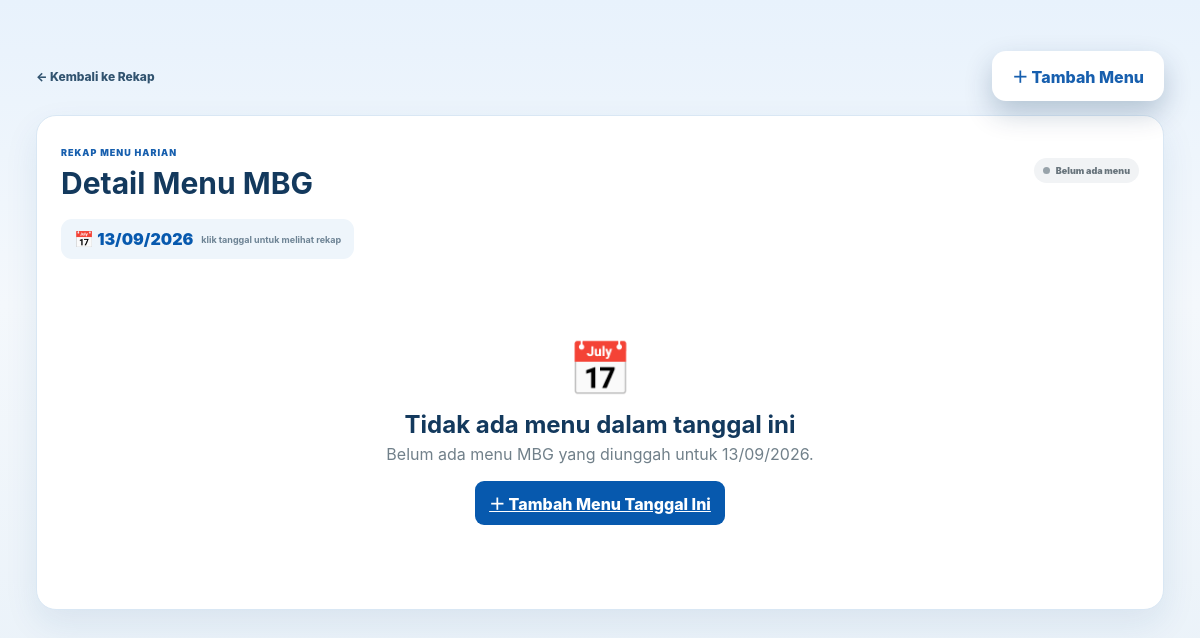
The page /admin/rekap/2026-09-13 (signed in) on the database as committed earlier.
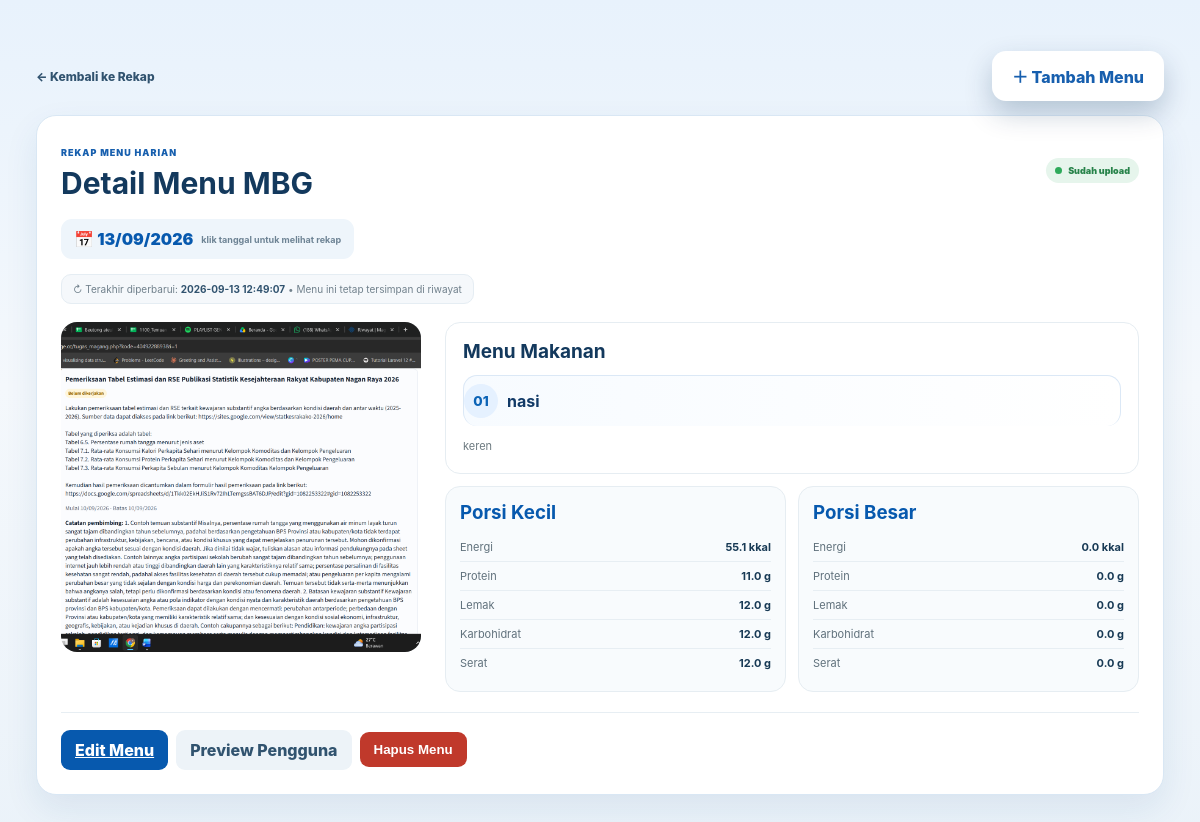
The same page on the database as committed later.
### tables this page shows
CREATE TABLE menu_mbg (
            id INTEGER PRIMARY KEY AUTOINCREMENT,
            tanggal TEXT UNIQUE NOT NULL,
            nama_menu TEXT NOT NULL,
            deskripsi TEXT,
            foto TEXT,
            energi_kecil REAL DEFAULT 0,
            protein_kecil REAL DEFAULT 0,
            lemak_kecil REAL DEFAULT 0,
            karbo_kecil REAL DEFAULT 0,
            serat_kecil REAL DEFAULT 0,
            energi_besar REAL DEFAULT 0,
            protein_besar REAL DEFAULT 0,
            lemak_besar REAL DEFAULT 0,
            karbo_besar REAL DEFAULT 0,
            serat_besar REAL DEFAULT 0,
            dibuat TEXT DEFAULT CURRENT_TIMESTAMP,
            updated_at TEXT
        );

CREATE TABLE menu_item (
            id INTEGER PRIMARY KEY AUTOINCREMENT,
            menu_id INTEGER NOT NULL,
            urutan INTEGER NOT NULL,
            nama TEXT NOT NULL,
            foto TEXT,
            FOREIGN KEY(menu_id) REFERENCES menu_mbg(id) ON DELETE CASCADE
        );

### app.py (the view)
@app.route("/admin/rekap/<tanggal>")
@login_required
def admin_rekap(tanggal):
    conn = get_db()
    menu = conn.execute("SELECT * FROM menu_mbg WHERE tanggal=?", (tanggal,)).fetchone()
    items = conn.execute("SELECT * FROM menu_item WHERE menu_id=? ORDER BY urutan", (menu['id'],)).fetchall() if menu else []
    conn.close()
    return render_template("admin_detail.html", menu=menu, items=items, tanggal=tanggal)

### app.py (called while the page is built)
def login_required(f):
    @wraps(f)
    def decorated_function(*args, **kwargs):
        if not session.get('logged_in'):
            return redirect(url_for('login', next=request.url))
        return f(*args, **kwargs)
    return decorated_function

@app.template_filter('substr')
def substr_filter(s, start, length):
    s = str(s) if s is not None else ''
    return s[start:start + length]

def get_db():
    conn = sqlite3.connect(DB_PATH)
    conn.row_factory = sqlite3.Row
    return conn

### templates/admin_detail.html (shortened to what this page needs)
{% extends "base.html" %}
{% block content %}
<main class="admin admin-v6">
  <header class="detail-topbar">
    <a class="back-link" href="{{ url_for('admin', dari=tanggal_bulan ~ '-01', sampai=tanggal) }}">← Kembali ke Rekap</a>
    <a class="btn add-menu" href="{{ url_for('tambah_menu') }}">＋ Tambah Menu</a>
  </header>
  <section class="detail-card-v6">
    <div class="detail-title">
      <div><span class="eyebrow">REKAP MENU HARIAN</span><h1>Detail Menu MBG</h1></div>
      {% if menu %}<span class="status active-status"><i></i> Sudah upload</span>{% else %}<span class="status empty-status"><i></i> Belum ada menu</span>{% endif %}
    </div>
    <a class="big-date-link" href="{{ url_for('admin') }}?dari={{ tanggal }}&sampai={{ tanggal }}">📅 {{ tanggal | substr(8,2) }}/{{ tanggal | substr(5,2) }}/{{ tanggal | substr(0,4) }} <small>klik tanggal untuk melihat rekap</small></a>
      {% if menu %}<div class="update-meta">↻ Terakhir diperbarui: <strong>{{ menu['updated_at'] or menu['dibuat'] }}</strong> • Menu ini tetap tersimpan di riwayat</div>{% endif %}
    {% if menu %}
      <div class="detail-layout">
        <div class="detail-photo">{% if menu['foto'] %}<img src="{{ url_for('static', filename='uploads/' + menu['foto']) }}" alt="Foto makanan">{% else %}<div class="photo-placeholder">🍱<span>Belum ada foto</span></div>{% endif %}</div>
        <div class="detail-content">
          <div class="detail-section"><h2>Menu Makanan</h2><div class="admin-menu-list">{% if items %}{% for item in items %}<div class="admin-menu-row"><span>{{ '%02d'|format(loop.index) }}</span><strong>{{ item['nama'] }}</strong></div>{% endfor %}{% else %}{% for item in menu['nama_menu'].replace(';', ',').split(',') %}{% if item|trim %}<div class="admin-menu-row"><span>{{ '%02d'|format(loop.index) }}</span><strong>{{ item|trim }}</strong></div>{% endif %}{% endfor %}{% endif %}</div>{% if menu['deskripsi'] %}<p class="detail-description">{{ menu['deskripsi'] }}</p>{% endif %}</div>
          <div class="nutrition-admin-grid">
            <div class="nutrition-admin"><h3>Porsi Kecil</h3><p>Energi <b>{{ menu['energi_kecil'] }} kkal</b></p><p>Protein <b>{{ menu['protein_kecil'] }} g</b></p><p>Lemak <b>{{ menu['lemak_kecil'] }} g</b></p><p>Karbohidrat <b>{{ menu['karbo_kecil'] }} g</b></p><p>Serat <b>{{ menu['serat_kecil'] }} g</b></p></div>
            <div class="nutrition-admin"><h3>Porsi Besar</h3><p>Energi <b>{{ menu['energi_besar'] }} kkal</b></p><p>Protein <b>{{ menu['protein_besar'] }} g</b></p><p>Lemak <b>{{ menu['lemak_besar'] }} g</b></p><p>Karbohidrat <b>{{ menu['karbo_besar'] }} g</b></p><p>Serat <b>{{ menu['serat_besar'] }} g</b></p></div>
          </div>
        </div>
      </div>
      <div class="detail-actions"><a class="btn" href="{{ url_for('edit_menu', id=menu['id']) }}">Edit Menu</a><a class="btn light-btn" href="{{ url_for('menu_detail', id=menu['id']) }}" target="_blank">Preview Pengguna</a><form method="post" action="{{ url_for('hapus_menu', id=menu['id']) }}" onsubmit="return confirm('Hapus menu tanggal ini?')"><button class="btn danger" type="submit">Hapus Menu</button></form></div>
    {% else %}
      <div class="empty-detail"><span>📅</span><h2>Tidak ada menu dalam tanggal ini</h2><p>Belum ada menu MBG yang diunggah untuk {{ tanggal | substr(8,2) }}/{{ tanggal | substr(5,2) }}/{{ tanggal | substr(0,4) }}.</p><a class="btn" href="{{ url_for('tambah_menu') }}?tanggal={{ tanggal }}">＋ Tambah Menu Tanggal Ini</a></div>
    {% endif %}
  </section>
</main>
{% endblock %}

### templates/base.html (shortened to what this page needs)
<!doctype html><html lang="id"><head><link rel="stylesheet" href="{{ url_for('static', filename='style.css') }}"></head><body>{% block content %}{% endblock %}</body></html>

Rows that differ between the two databases and show on the page:
added menu_mbg: updated_at "2026-09-13 12:49:07", foto (picture), deskripsi "keren", energi_kecil "55.1", protein_kecil "11.0", lemak_kecil "12.0", karbo_kecil "12.0", serat_kecil "12.0", energi_besar "0.0", protein_besar "0.0", lemak_besar "0.0", karbo_besar "0.0", serat_besar "0.0"
added menu_item: index "01", nama "nasi"
Other text that changed with them:
{{ tanggal | substr(8,2) }}: "13" → (not shown)
{{ tanggal | substr(5,2) }}: "09" → (not shown)
{{ tanggal | substr(0,4) }}: "2026" → (not shown)
text no longer shown: "Belum ada menu 📅 Tidak ada menu dalam tanggal ini Belum ada menu MBG yang diunggah untuk / / . ＋ Tambah Menu Tanggal Ini"
text now shown: "Sudah upload ↻ Terakhir diperbarui: • Menu ini tetap tersimpan di riwayat Menu Makanan Porsi Kecil Energi kkal Protein g Lemak g Karbohidrat g Serat g Porsi Besar Energi kkal Protein g Lemak g Karbohidrat g Serat g Edit Menu Preview Pengguna Hapus Menu"
